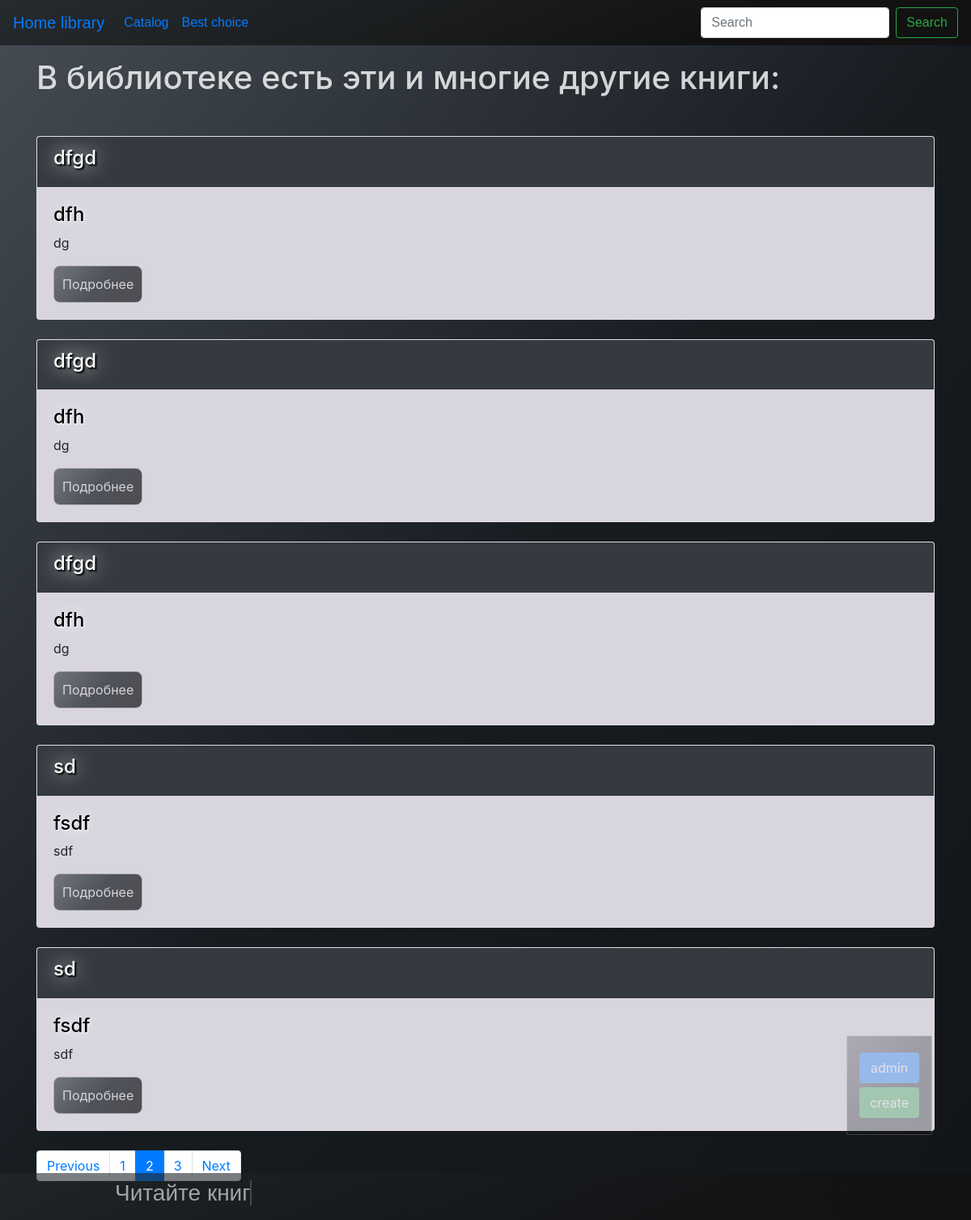
The app's page /library/?page=2, older data.
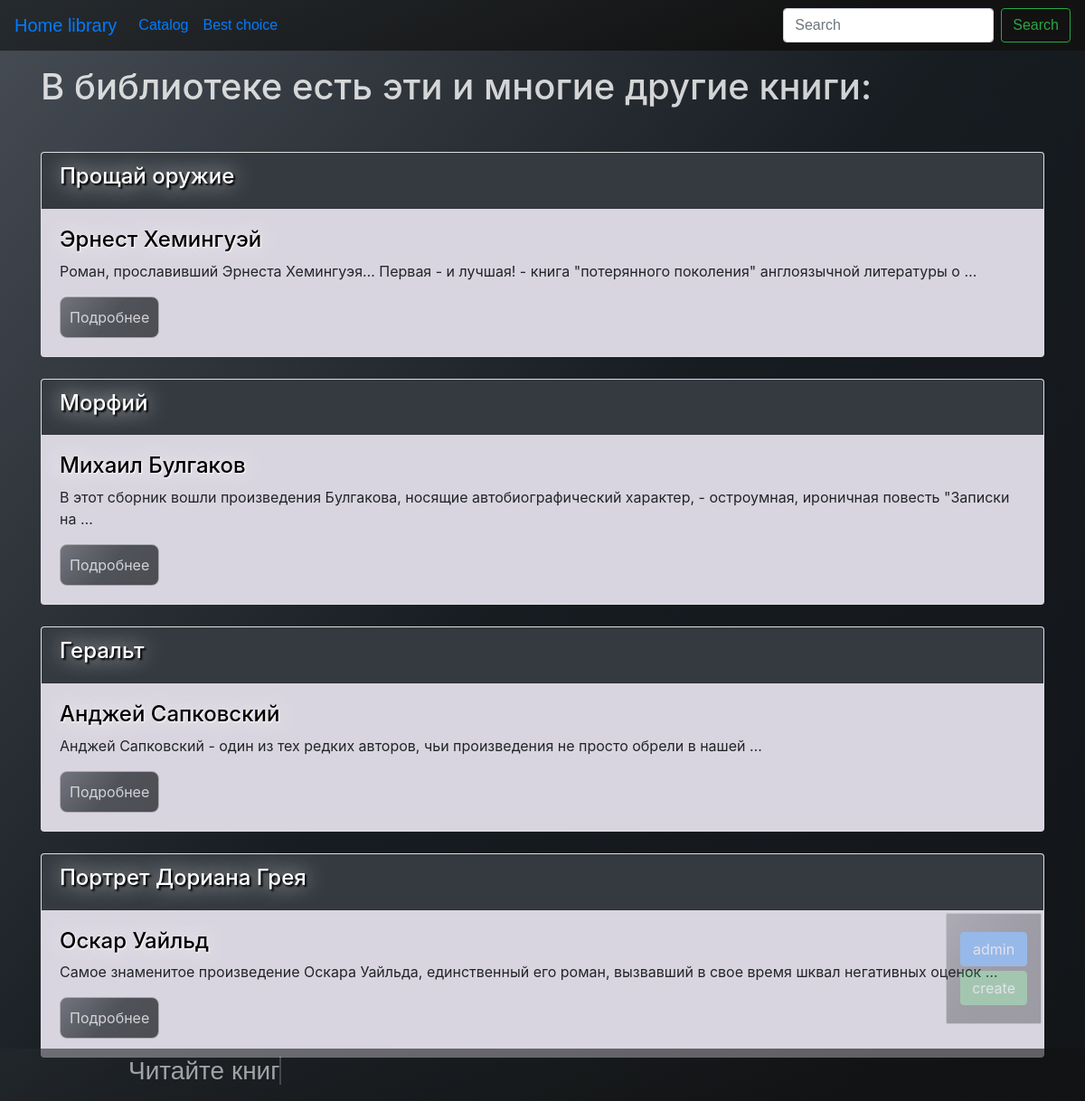
The same page, newer data.
### app/models.py (models this page shows, shortened)
class BookModel(models.Model):
    title = models.CharField(max_length=50, db_index=True,
                             verbose_name="Название книги")
    author = models.CharField(
        max_length=50, db_index=True, verbose_name="Автор")
    dateline = models.CharField(
        max_length=100, verbose_name="Издательство и год выпуска")
    genre = models.ManyToManyField(
        'Genre', related_name='book', verbose_name="Раздел")
    addition = models.TextField(max_length=1000, verbose_name="Описание")
    rating = models.ManyToManyField(
        'Rating', related_name='book', verbose_name="Рейтинг")
    slug = models.SlugField(max_length=50, blank=True, unique=True)
    time_added = models.DateTimeField(default=datetime.now)
    class Meta:
        verbose_name = 'Библиотека'
        verbose_name_plural = 'Библиотека'
        ordering = ['-time_added']

### app/views.py (the view)
# urls.py: path('library/', views.Library.as_view(), name='library_url'),
class Library(View):
    def get(self, request):
        search_query = request.GET.get('search', '')
        if search_query:
            books = BookModel.objects.filter(Q(title__iregex=search_query) |
                                             Q(addition__iregex=search_query))
        else:
            books = BookModel.objects.all()
        paginator = Paginator(books, 5)
        page_number = request.GET.get('page', 1)
        page = paginator.get_page(page_number)
        is_paginated = page.has_other_pages()
        if page.has_previous():
            prev_url = '?page={}'.format(page.previous_page_number())
        else:
            prev_url = ''
        if page.has_next():
            next_url = '?page={}'.format(page.next_page_number())
        else:
            next_url = ''
        search = True
        context = {'page_objects': page,
                   'is_paginated': is_paginated,
                   'prev_url': prev_url,
                   'next_url': next_url,
                   'search': search
                   }
        return render(request, 'app/library.html', context=context)

### app/templates/app/library.html (shortened to what this page needs)
{% extends 'app/book_template.html' %}
{% block content %}
    <h1 class="mb-5 for_fonts">В библиотеке есть эти и многие другие книги:</h1>
    {% for book in page_objects.object_list %}
        <div class="card mb-4">
            <div class="card-header bg-dark">
                <h3 class="shadow2">{{ book.title }}</h3>
            </div>
            <div class="card-body" style=" background: rgb(217, 213, 224);">
                <h5 class="shadow3">{{ book.author }}</h5>
                <p class=" card-text">{{ book.addition|truncatewords:15 }}</p>
                <a href="{% url 'app:book_details_url' slug=book.slug %}" class="btn book_button">
                    <div class="for_fonts">Подробнее</div>
                </a>
            </div>
        </div>
    {% endfor %}
    {% if is_paginated %}
        <nav aria-label="...">
            <ul class="pagination">
                <li class="page-item {% if not prev_url %} disabled {% endif %}">
                    <a class="page-link" href="{{ prev_url }}" tabindex="-1" aria-disabled="true">Previous</a>
                </li>
                {% for i in page_objects.paginator.page_range %}
                    {% if page_objects.number == i %}
                        <li class="page-item active" aria-current="page">
                            <a class="page-link" href="?page={{ i }}">{{ i }} <span class="sr-only">(current)</span></a>
                        </li>
                    {% elif i > page_objects.number|add:-3 and i < page_objects.number|add:3 %}
                        <li class="page-item">
                            <a class="page-link" href="?page={{ i }}">{{ i }}</a>
                        </li>
                    {% endif %}
                {% endfor %}
                <li class="page-item {% if not next_url %} disabled {% endif %}">
                    <a class="page-link" href="{{ next_url }}">Next</a>
                </li>
            </ul>
        </nav>
    {% endif %}
{% endblock %}

Row changes from the older to the newer data that the page shows:
removed BookModel: title "dfgd", author "dfh", addition "dg"
removed BookModel: title "dfgd", author "dfh", addition "dg"
removed BookModel: title "dfgd", author "dfh", addition "dg"
removed BookModel: title "sd", author "fsdf", addition "sdf"
removed BookModel: title "sd", author "fsdf", addition "sdf"
added BookModel: title "Прощай оружие", author "Эрнест Хемингуэй", addition "Роман, прославивший Эрнеста Хемингуэя… Первая - и лучшая! - книга \"потерянного поколения\" англоязычной литературы о …"
added BookModel: title "Морфий", author "Михаил Булгаков", addition "В этот сборник вошли произведения Булгакова, носящие автобиографический характер, - остроумная, ироничная повесть \"Записки на …"
added BookModel: title "Геральт", author "Анджей Сапковский", addition "Анджей Сапковский - один из тех редких авторов, чьи произведения не просто обрели в нашей …"
now on this page (row edited): BookModel: title "Портрет Дориана Грея", author "Оскар Уайльд", addition "Самое знаменитое произведение Оскара Уайльда, единственный его роман, вызвавший в свое время шквал негативных оценок …"
Text that changed along with them:
text no longer shown: "Previous Next"
list line gone: "1"
list line gone: "2"
list line gone: "3"
